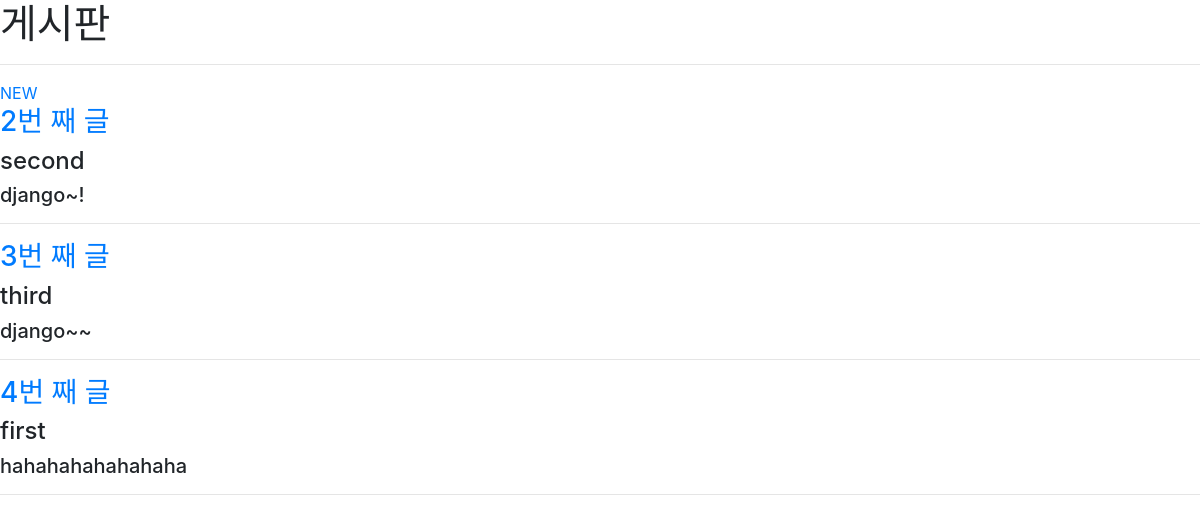
Page /articles/index/ on the earlier database version.
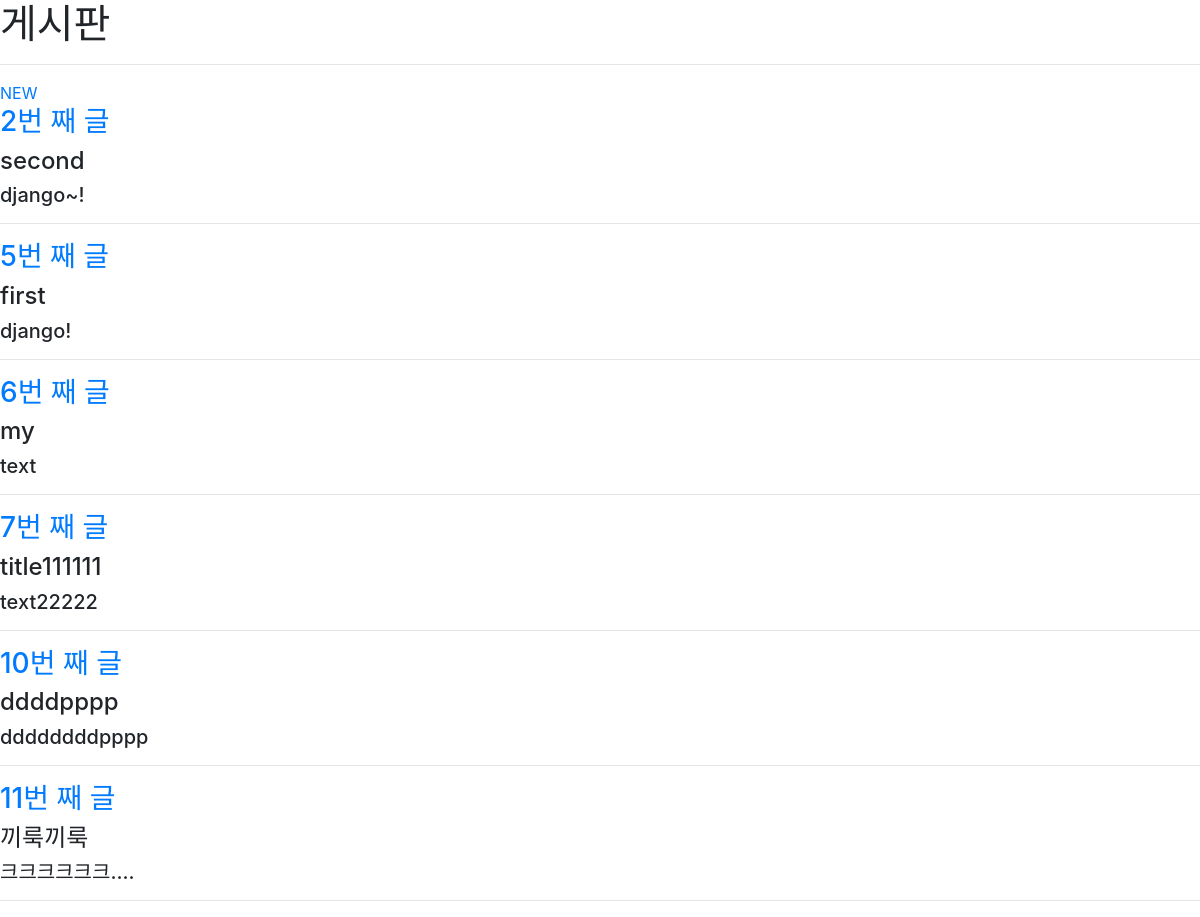
Same page on the later database version.
### articles/models.py (models this page shows)
class Article(models.Model) :
    title = models.CharField(max_length=150)
    content = models.TextField()
    created_at = models.DateTimeField(auto_now_add=True)
    updated_at = models.DateTimeField(auto_now=True)

### articles/views.py (the view)
# urls.py: path('index/', views.index, name="index"),
def index(request):
    article = Article.objects.all()
    context = {
        'articles' : article
    }
    return render(request, 'articles/index.html', context)

### articles/templates/articles/index.html (shortened to what this page needs)
{% extends 'base.html' %}
{% block body %}
<h1>게시판</h1>
<hr>
<a href="{% url 'articles:new' %}">NEW</a>
{% for article in articles %}
  <a href="{% url 'articles:detail' article.pk %}"><h3>{{article.pk}}번 째 글</h3></a>
  <h4>{{article.title}}</h4>
  <h5>{{article.content}}</h5>
  <hr>
{% endfor %}
{% endblock %}

### mysite/templates/base.html (shortened to what this page needs)
<!DOCTYPE html>
<html lang="en">
<head>
  <link rel="stylesheet" href="https://stackpath.bootstrapcdn.com/bootstrap/4.5.0/css/bootstrap.min.css">
</head>
<body>
  {% block body %}
  {% endblock %}
</body>
</html>

Differences in the rows shown:
removed Article: pk "3", title "third", content "django~~"
removed Article: pk "4", title "first", content "hahahahahahahaha"
added Article: pk "5", title "first", content "django!"
added Article: pk "6", title "my", content "text"
added Article: pk "7", title "title111111", content "text22222"
added Article: pk "10", title "ddddpppp", content "ddddddddpppp"
added Article: pk "11", title "끼룩끼룩", content "크크크크크크...."
